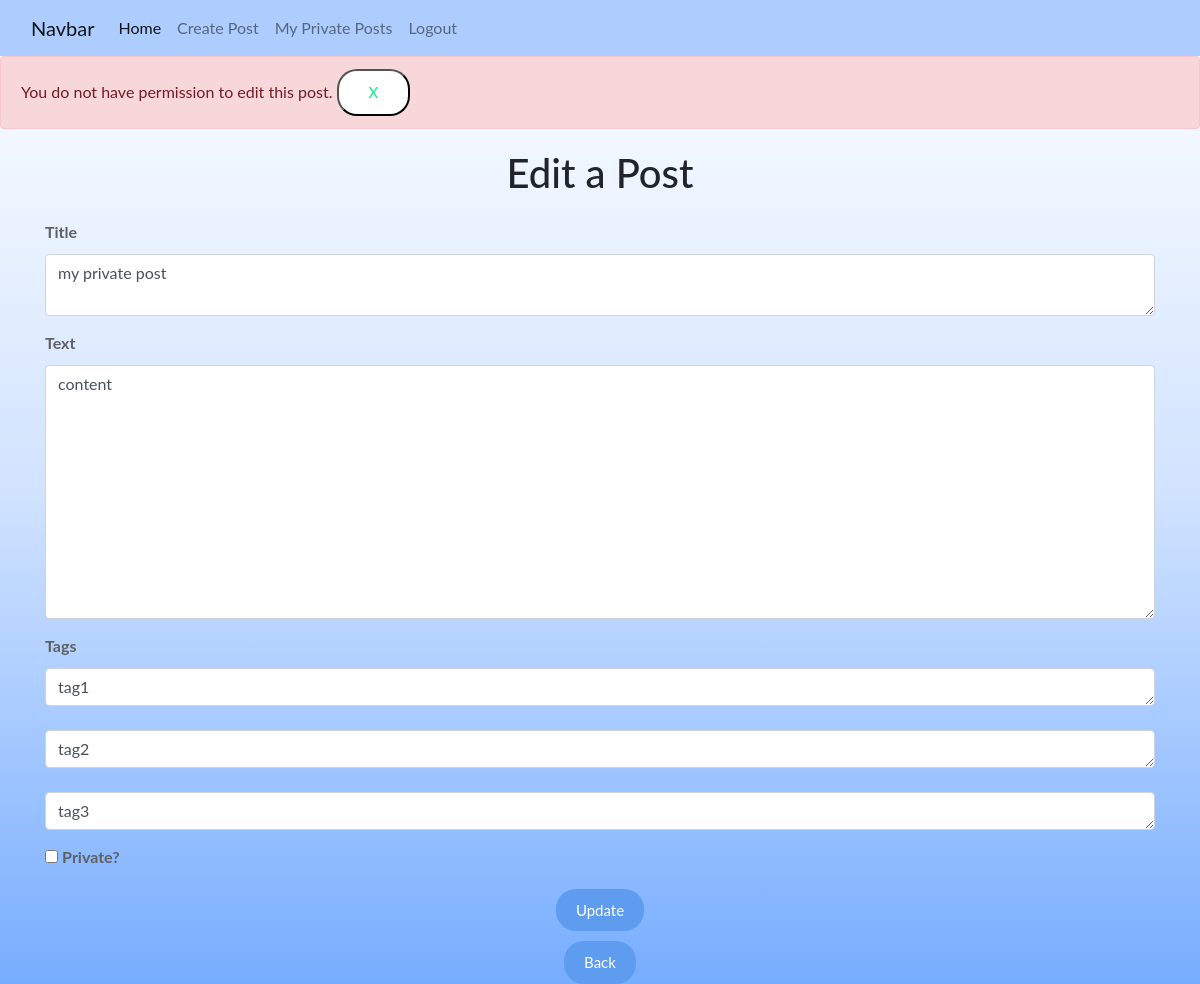
Page /update-post/3 (signed in) on the committed database.
### website/models.py (models this page shows)
class Post(db.Model):
    id = db.Column(db.Integer, primary_key=True)
    title = db.Column(db.Text, nullable=False)
    text = db.Column(db.Text, nullable=False)
    tag1 = db.Column(db.String(32))
    tag2 = db.Column(db.String(32))
    tag3 = db.Column(db.String(32))
    date_created = db.Column(db.DateTime(timezone=True), default=func.now())
    is_private = db.Column(db.Integer, default = 0)
    author = db.Column(db.Integer, db.ForeignKey('user.id', ondelete="CASCADE"), nullable=False)

### website/views.py (the view, shortened to what this page needs)
@views.route("/update-post/<id>", methods=['GET', 'POST'])
@login_required
def update_post(id):
    post = Post.query.filter_by(id=id).first()
    if not post:
        flash("Post does not exist.", category='error')
    elif current_user.id != post.author:
        flash('You do not have permission to edit this post.', category='error')
    return render_template('update_post.html', post=post, user=current_user)

### website/__init__.py (called while the page is built)
def create_app():
    app = Flask(__name__)
    app.config['SECRET_KEY'] = "secretkey"
    app.config['SQLALCHEMY_DATABASE_URI'] = f'sqlite:///{DB_NAME}'
    app.config['SQLALCHEMY_TRACK_MODIFICATIONS'] = False
    db.init_app(app)
    from .views import views
    from .auth import auth
    app.register_blueprint(views, url_prefix="/")
    app.register_blueprint(auth, url_prefix="/")
    from .models import User, Post
    create_database(app)
    login_manager = LoginManager()
    login_manager.login_view = "auth.login"
    login_manager.init_app(app)
    @login_manager.user_loader
    def load_user(id):
        return User.query.get(int(id))
    return app

### website/templates/update_post.html
{% extends "base.html" %} {% block title %}Home{% endblock %} {% block content%}
<h1 align="center">Edit a Post</h1>
<form action="{{ url_for('views.update_post', id=post.id) }}", method="POST">
  <label for="title">Title</label>
  <textarea name="title" id="title" class="form-control">{{post.title}}</textarea>
  <label for="text">Text</label>
  <textarea name="text" id="text" class="form-control" rows="10" cols="40">{{post.text}}</textarea>
  <label for="tag1">Tags</label>
  <textarea name="tag1" id="tag1" class="form-control" placeholder="Tag 1 (required)" rows="1">{{ post.tag1 }}</textarea>
  <br>
  <textarea name="tag2" id="tag2" class="form-control" placeholder="Tag 2 (required)" rows="1">{{ post.tag2 }}</textarea>
  <br>
  <textarea name="tag3" id="tag3" class="form-control" placeholder="Tag 3 (required)" rows="1">{{ post.tag3 }}</textarea>
  <input type="checkbox" name="is_private" id="is_private">
  <label for="is_private">Private?</label>
  <br>
  <div align="center">
    <button type="submit" class="update-btn">Update</button>
  </div>
</form>
<div align="center">
  <a href="/home"
    ><button type="button" class="back-btn">Back</button></a
  >
</div>
{% endblock %}

### website/static/base-style.css (style rules this page uses)
html, body { height: 100%; margin: 0; padding: 0; font-family: Lato, sans-serif; background: linear-gradient(to bottom, #ffffff, #d1e3ff, #77adff); overflow: auto; }
h1 { margin-top: 20px; }
label { width: 100px; color: #5f5f62; font-weight: bold; margin-bottom: 10px; text-align:left; margin-top:15px; }
button[type="submit"], .back-btn { color: #ffffff; padding: 10px 20px; border-radius: 20px; border: none; font-size: 15px; cursor: pointer; transition: all 0.3s ease; margin-top:10px; background-color: #5d9cef; }

### rows in the picture
Post: title "my private post", text "content", tag1 "tag1", tag2 "tag2", tag3 "tag3"

### other values in the picture
{{ message }} "You do not have permission to edit this post."
